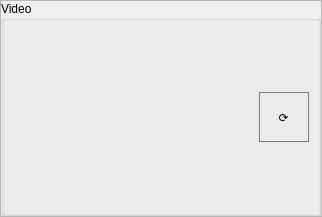
        <widget class="QFrame" name="secondaryVideoFrame">
         <property name="sizePolicy">
          <sizepolicy hsizetype="Preferred" vsizetype="Maximum">
           <horstretch>0</horstretch>
           <verstretch>0</verstretch>
          </sizepolicy>
         </property>
         <property name="minimumSize">
          <size>
           <width>0</width>
           <height>0</height>
          </size>
         </property>
         <property name="maximumSize">
          <size>
           <width>16777215</width>
           <height>16777215</height>
          </size>
         </property>
         <property name="frameShape">
          <enum>QFrame::Shape::StyledPanel</enum>
         </property>
         <property name="frameShadow">
          <enum>QFrame::Shadow::Raised</enum>
         </property>
         <layout class="QHBoxLayout" name="horizontalLayout_2">
          <property name="spacing">
           <number>0</number>
          </property>
          <property name="leftMargin">
           <number>0</number>
          </property>
          <property name="topMargin">
           <number>0</number>
          </property>
          <property name="rightMargin">
           <number>0</number>
          </property>
          <property name="bottomMargin">
           <number>0</number>
          </property>
          <item>
           <widget class="QGroupBox" name="groupBoxVideo">
            <property name="sizePolicy">
             <sizepolicy hsizetype="Maximum" vsizetype="Preferred">
              <horstretch>0</horstretch>
              <verstretch>0</verstretch>
             </sizepolicy>
            </property>
            <property name="title">
             <string>Video</string>
            </property>
            <layout class="QHBoxLayout" name="horizontalLayout_4">
             <property name="topMargin">
              <number>0</number>
             </property>
             <property name="bottomMargin">
              <number>0</number>
             </property>
             <item>
              <widget class="ClickableLabel" name="videoLabel2">
               <property name="sizePolicy">
                <sizepolicy hsizetype="Expanding" vsizetype="Fixed">
                 <horstretch>0</horstretch>
                 <verstretch>0</verstretch>
                </sizepolicy>
               </property>
               <property name="minimumSize">
                <size>
                 <width>240</width>
                 <height>192</height>
                </size>
               </property>
               <property name="maximumSize">
                <size>
                 <width>400</width>
                 <height>16777215</height>
                </size>
               </property>
               <property name="text">
                <string/>
               </property>
               <property name="alignment">
                <set>Qt::AlignmentFlag::AlignCenter</set>
               </property>
              </widget>
             </item>
             <item>
              <widget class="QPushButton" name="l_vid_turn">
               <property name="minimumSize">
                <size>
                 <width>50</width>
                 <height>50</height>
                </size>
               </property>
               <property name="maximumSize">
                <size>
                 <width>50</width>
                 <height>16777215</height>
                </size>
               </property>
               <property name="styleSheet">
                <string notr="true">QPushButton {
    background-color: none; /* Дефолтний колір */
    border: none;
    color: black;
    border-left: 1px solid gray;
    border-right: 1px solid gray;
	border-top:1px solid gray;
    border-bottom: 1px solid gray;
}

QPushButton:hover {
    background-color: rgba(0, 0, 0, 0.1); /* Легке затемнення при наведенні */
}

QPushButton:checked {
    background-color: rgb(130, 170, 90); /* Зелений при натисканні */
    border-left: 1px solid rgb(110, 144, 76);
    border-right: 1px solid rgb(110, 144, 76);
    border-bottom: 1px solid rgb(110, 144, 76);
	border-top: 1px solid rgb(110, 144, 76);
    color: white;
}

QPushButton:checked:hover {
    background-color: rgb(138, 181, 96); /* Світліший зелений при наведенні в активному стані */
}
</string>
               </property>
               <property name="text">
                <string>⟳</string>
               </property>
               <property name="checkable">
                <bool>true</bool>
               </property>
              </widget>
             </item>
            </layout>
           </widget>
          </item>
         </layout>
        </widget>
